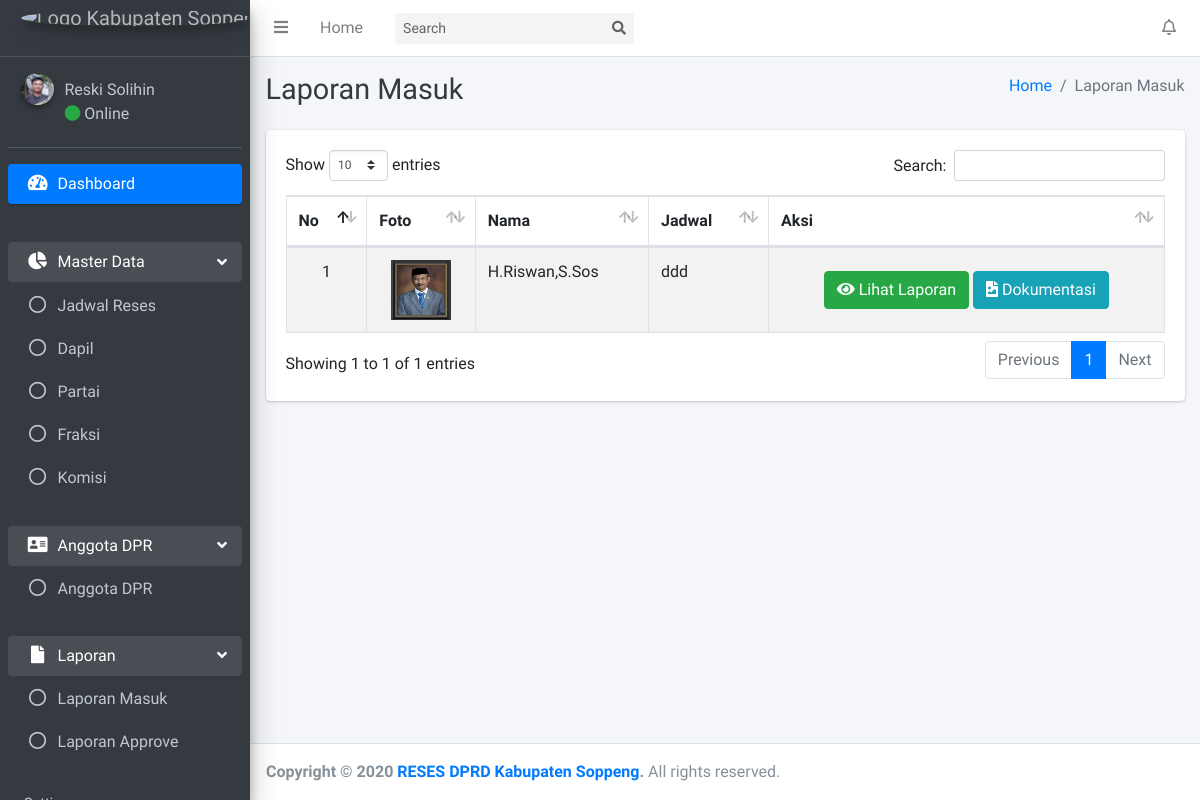
The page /admin/laporan-masuk/data.php (signed in) on the database its author committed.
### tables this page shows
CREATE TABLE `tb_anggota` (
  `id_anggota` int(11) NOT NULL,
  `nama_anggota` varchar(255) NOT NULL,
  `alamat_anggota` varchar(255) NOT NULL,
  `tempat_lahir_anggota` varchar(225) NOT NULL,
  `tanggal_lahir_anggota` varchar(255) NOT NULL,
  `agama_anggota` varchar(225) NOT NULL,
  `status_kawin` varchar(225) NOT NULL,
  `jabatan_anggota` varchar(225) NOT NULL,
  `id_partai` varchar(225) NOT NULL,
  `id_dapil` varchar(225) NOT NULL,
  `id_komisi` varchar(225) NOT NULL,
  `id_fraksi` varchar(225) NOT NULL,
  `foto_anggota` varchar(225) NOT NULL,
  `status_anggota` varchar(225) NOT NULL
);

CREATE TABLE `tb_jadwal` (
  `id_jadwal` int(11) NOT NULL,
  `nama_jadwal` varchar(255) NOT NULL,
  `mulai_jadwal` date NOT NULL,
  `akhir_jadwal` date NOT NULL,
  `status_jadwal` varchar(225) NOT NULL
);

### admin/laporan-masuk/data.php (the view)
<?php
require '../template/header/header.php';
$jadwal = mysqli_query($conn, "SELECT * FROM tb_jadwal WHERE status_jadwal='Berjalan'");
$dta_jadwal = mysqli_fetch_assoc($jadwal);
$group_anggota = mysqli_query($conn, "SELECT id_anggota FROM tb_aspirasi WHERE (status_aspirasi='Kirim' OR status_aspirasi='Approve') AND id_jadwal='$dta_jadwal[id_jadwal]' GROUP BY id_anggota");
?>
  <div class="content-wrapper">
    <div class="content-header">
      <div class="container-fluid">
        <div class="row mb-2">
          <div class="col-sm-6">
            <h1 class="m-0 text-dark">Laporan Masuk</h1>
          </div>
          <div class="col-sm-6">
            <ol class="breadcrumb float-sm-right">
              <li class="breadcrumb-item"><a href="/reses-dprd/admin/">Home</a></li>
              <li class="breadcrumb-item active">Laporan Masuk</li>
            </ol>
          </div>
        </div>
      </div>
    </div>
    <section class="content">
      <div class="container-fluid">
        <div class="row">
          <div class="col-12">
            <div class="card">
              <div class="card-body">
                <table id="example1" class="table table-bordered table-striped">
                  <thead>
                    <tr>
                    <th>No</th>
                    <th>Foto</th>
                    <th>Nama</th>
                    <th>Jadwal</th>
                    <th>Aksi</th>
                  </tr>
                  </thead>
                  <tbody>
                  <?php
                    $i = 1;
                    while($row_id_anggota=mysqli_fetch_assoc($group_anggota)) {
                      $get_id_anggota = $row_id_anggota['id_anggota'];
                      $get_anggota = mysqli_query($conn, "SELECT * FROM tb_anggota WHERE id_anggota='$get_id_anggota'");
                      foreach( $get_anggota as $dta){
                    ?>
                  <tr>
                    <td style="text-align: center;"><?= $i ?></td>
                    <td style="text-align:center"><img src="/reses-dprd/admin/profile-dpr/foto/<?php echo $dta['foto_anggota'] ?>" alt="" border=3 height=60 width=60></img></td>
                    <td><?= $dta['nama_anggota'] ?></td>
                    <td><?= $dta_jadwal['nama_jadwal'] ?></td>
                    <td class="text-center py-0 align-middle">
                    <a href="../aspirasi-anggota/data.php?id_anggota=<?= $dta['id_anggota'] ?>" type="button" class="btn btn-success"><i class="fa fa-eye"></i>  Lihat Laporan</a>
                    <a href="dokumentasi-data.php?id_anggota=<?= $dta['id_anggota'] ?>" type="button" class="btn btn-info"><i class="fa fa-file-image"></i>  Dokumentasi</a>
                    </td>
                  </tr>
                      <?php  }
                  $i = $i + 1; }
                  ?>
                  </tbody>
                </table>
              </div>
            </div>
          </div>
        </div>
      </div>
    </section>
  </div>
<?php
require '../template/footer/footer.php';
?>

### admin/template/header/header.php (shortened to what this page needs)
<?php
require('../../koneksi.php');
$get_id_session = $_SESSION['get_id'];
$query_header_akun = mysqli_query($conn, "SELECT * FROM tb_akun WHERE id = '$get_id_session'");
$get_data_akun = mysqli_fetch_assoc($query_header_akun);
$get_id_akun_admin = $get_data_akun['id_akun'];
$query_header_admin = mysqli_query($conn, "SELECT * FROM tb_admin WHERE id_admin = '$get_id_akun_admin'");
$get_data_admin = mysqli_fetch_assoc($query_header_admin);
$nama = $get_data_admin['nama_admin'];
$foto = $get_data_admin['foto_admin'];
$tanggal_sekarang = date('d-m-Y');
$jadwal = mysqli_query($conn, "SELECT * FROM tb_jadwal");
foreach($jadwal as $dta) {
  $status = null;
  $tanggal_mulai = date('d-m-Y', strtotime($dta['mulai_jadwal']));
  $tanggal_akhir = date('d-m-Y', strtotime($dta['akhir_jadwal']));
  if (strtotime($tanggal_sekarang) < strtotime($tanggal_mulai)) {
    $status = 'Menunggu';
  } else if (strtotime($tanggal_mulai) <= strtotime($tanggal_sekarang) &&
         strtotime($tanggal_akhir) >= strtotime($tanggal_sekarang)) {
          $status = 'Berjalan';
  } else if (strtotime($tanggal_sekarang) > strtotime($tanggal_akhir)) {
    $status = 'Selesai';
  }
  $query = "UPDATE tb_jadwal SET status_jadwal = '$status' WHERE id_jadwal = '$dta[id_jadwal]'";
	mysqli_query($conn, $query);
}
?>
<!DOCTYPE html>
<html>
<head>
  <link rel="stylesheet" href="/reses-dprd/assets/plugins/fontawesome-free/css/all.min.css">
  <link rel="stylesheet" href="/reses-dprd/assets/plugins/ekko-lightbox/ekko-lightbox.css">
  <link rel="stylesheet" href="https://code.ionicframework.com/ionicons/2.0.1/css/ionicons.min.css">
  <link rel="stylesheet" href="/reses-dprd/assets/plugins/tempusdominus-bootstrap-4/css/tempusdominus-bootstrap-4.min.css">
  <link rel="stylesheet" href="/reses-dprd/assets/plugins/datatables-bs4/css/dataTables.bootstrap4.min.css">
  <link rel="stylesheet" href="/reses-dprd/assets/plugins/datatables-responsive/css/responsive.bootstrap4.min.css">
  <link href="https://cdn.jsdelivr.net/gh/gitbrent/bootstrap-switch-button@1.1.0/css/bootstrap-switch-button.min.css" rel="stylesheet">
  <link rel="stylesheet" href="/reses-dprd/assets/dist/css/adminlte.min.css">
  <link rel="stylesheet" href="/reses-dprd/assets/plugins/overlayScrollbars/css/OverlayScrollbars.min.css">
</head>
<body class="hold-transition sidebar-mini layout-fixed">
<div class="wrapper">
  <nav class="main-header navbar navbar-expand navbar-white navbar-light">
    <ul class="navbar-nav">
      <li class="nav-item">
        <a class="nav-link" data-widget="pushmenu" href="#" role="button"><i class="fas fa-bars"></i></a>
      </li>
      <li class="nav-item d-none d-sm-inline-block">
        <a href="/reses-dprd/admin/index.php" class="nav-link">Home</a>
      </li>
    </ul>
    <form class="form-inline ml-3">
      <div class="input-group input-group-sm">
        <input class="form-control form-control-navbar" type="search" placeholder="Search" aria-label="Search">
        <div class="input-group-append">
          <button class="btn btn-navbar" type="submit">
            <i class="fas fa-search"></i>
          </button>
        </div>
      </div>
    </form>
        <ul class="navbar-nav ml-auto">
      <?php
      $jadwal1 = mysqli_query($conn, "SELECT * FROM tb_jadwal WHERE status_jadwal='Berjalan'");
      $dta_jadwal1 = mysqli_fetch_assoc($jadwal1);
        $aspirasi_header = mysqli_query($conn, "SELECT * FROM tb_aspirasi WHERE status_aspirasi='Kirim' AND id_jadwal='$dta_jadwal1[id_jadwal]'");
        $row_aspirasi_header = mysqli_num_rows($aspirasi_header);
        $row_aspirasi_header_final = $row_aspirasi_header;
        if($row_aspirasi_header_final > 0){
          echo "  <li class='nav-item dropdown'>
                    <a class='nav-link' data-toggle='dropdown' href='#'>
                      <i class='far fa-bell'></i>
                      <span class='badge badge-warning navbar-badge'>$row_aspirasi_header_final</span>
                    </a>
                    <div class='dropdown-menu dropdown-menu-lg dropdown-menu-right'>
                      <span class='dropdown-item dropdown-header'>$row_aspirasi_header_final Pemberitahuan</span>
                      <div class='dropdown-divider'></div>
                      <a href='/reses-dprd/admin/laporan-masuk/data.php' class='dropdown-item'>
                        <i class='fas fa-envelope mr-2'></i> $row_aspirasi_header_final Laporan Masuk
                      </a>
                      <div class='dropdown-divider'></div>
                      <a href='/reses-dprd/admin/laporan-masuk/data.php' class='dropdown-item dropdown-footer'>Lihat Semua</a>
                    </div>
                  </li>";
        } else{
          echo "  <li class='nav-item dropdown'>
                    <a class='nav-link' data-toggle='dropdown' href='#'>
                      <i class='far fa-bell'></i>
                    </a>
                    <div class='dropdown-menu dropdown-menu-lg dropdown-menu-right'>
                      <span class='dropdown-item dropdown-header'>0 Pemberitahuan</span>
                      <div class='dropdown-divider'></div>
                      <a href='#' class='dropdown-item'>
                        <i class='fas fa-envelope mr-2'></i> Tidak Ada
                      </a>
                      <div class='dropdown-divider'></div>
                      <a href='#' class='dropdown-item dropdown-footer'>Lihat Semua</a>
                    </div>
                  </li>";
        }
      ?>
    </ul>
  </nav>
  <aside class="main-sidebar sidebar-dark-primary elevation-4">
    <a href="/reses-dprd/admin/index.php" class="brand-link">
      <img src="/reses-dprd/assets/dist/img/soppeng.png" alt="Logo Kabupaten Soppeng" class="brand-image img-circle elevation-3"
           style="opacity: .8">
    </a>
    <div class="sidebar">
      <div class="user-panel mt-3 pb-3 mb-3 d-flex">
        <div class="image">
          <img src="/reses-dprd/admin/user/foto/<?= $foto ?>" class="img-circle elevation-2" alt="User Image">
        </div>
        <div class="info">
          <a href="../user/edit.php?id_admin=<?= $get_id_akun_admin ?>" class="d-block"><?= $nama ?></a>
          <a href="../user/edit.php?id_admin=<?= $get_id_akun_admin ?>"><i class="fa fa-circle text-success"></i> Online</a>
        </div>
      </div>
      <nav class="mt-2">
        <ul class="nav nav-pills nav-sidebar flex-column" data-widget="treeview" role="menu" data-accordion="false">
          <li class="nav-item has-treeview menu-open">
            <a href="/reses-dprd/admin/" class="nav-link active">
              <i class="nav-icon fas fa-tachometer-alt"></i>
              <p>
                Dashboard
              </p>
            </a>
          </li>
          <li class="nav-header"></li>
          <li class="nav-item has-treeview menu-open">
            <a href="#" class="nav-link">
              <i class="nav-icon fas fa-chart-pie"></i>
              <p>
                Master Data
                <i class="right fas fa-angle-left"></i>
              </p>
            </a>
            <ul class="nav nav-treeview">
              <li class="nav-item">
                <a href="/reses-dprd/admin/jadwal-reses/data.php" class="nav-link">
                  <i class="far fa-circle nav-icon"></i>
                  <p>Jadwal Reses</p>
                </a>
              </li>
              <li class="nav-item">
                <a href="/reses-dprd/admin/dapil/data.php" class="nav-link">
                  <i class="far fa-circle nav-icon"></i>
                  <p>Dapil</p>
                </a>
              </li>
              <li class="nav-item">
                <a href="/reses-dprd/admin/partai/data.php" class="nav-link">
                  <i class="far fa-circle nav-icon"></i>
                  <p>Partai</p>
                </a>
              </li>
              <li class="nav-item">
                <a href="/reses-dprd/admin/fraksi/data.php" class="nav-link">
                  <i class="far fa-circle nav-icon"></i>
                  <p>Fraksi</p>
                </a>
              </li>
              <li class="nav-item">
                <a href="/reses-dprd/admin/komisi/data.php" class="nav-link">
                  <i class="far fa-circle nav-icon"></i>
                  <p>Komisi</p>
                </a>
              </li>
              <br>
            </ul>
          </li>
          <li class="nav-item has-treeview menu-open">
            <a href="#" class="nav-link">
              <i class="nav-icon fa fa-address-card"></i>
              <p>
              Anggota DPR
                <i class="right fas fa-angle-left"></i>
              </p>
            </a>
            <ul class="nav nav-treeview">
              <li class="nav-item">
                <a href="/reses-dprd/admin/profile-dpr/data.php" class="nav-link">
                  <i class="far fa-circle nav-icon"></i>
                  <p>Anggota DPR</p>
                </a>
              </li><br>
            </ul>
          </li>
          <li class="nav-item has-treeview menu-open">
            <a href="#" class="nav-link">
              <i class="nav-icon fas fa-file"></i>
              <p>
              Laporan
                <i class="right fas fa-angle-left"></i>
              </p>
            </a>
            <ul class="nav nav-treeview">
              <li class="nav-item">
                <a href="/reses-dprd/admin/laporan-masuk/data.php" class="nav-link">
                  <i class="far fa-circle nav-icon"></i>
                  <p>Laporan Masuk</p>
                </a>
              </li>
              <li class="nav-item">
                <a href="/reses-dprd/admin/laporan-approve/data.php" class="nav-link">
                  <i class="far fa-circle nav-icon"></i>
                  <p>Laporan Approve</p>
                </a>
              </li>
            </ul>
          </li>
          <li class="nav-header">Setting</li>
        </ul>
      </nav>
    </div>
  </aside>

### rows shown on the page
tb_anggota: foto_anggota (picture), nama_anggota "H.Riswan,S.Sos"
tb_jadwal: nama_jadwal "ddd"

### other values the page prints
$nama "Reski Solihin"
